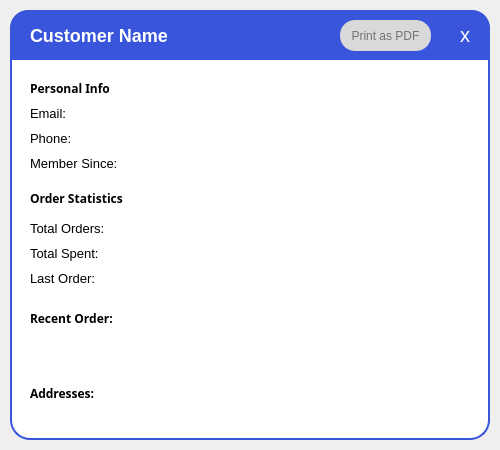
<?xml version="1.0" encoding="UTF-8"?>
<ui version="4.0">
 <class>CustomerDetailsPopup</class>
 <widget class="QWidget" name="CustomerDetailsPopup">
  <property name="geometry">
   <rect>
    <x>0</x>
    <y>0</y>
    <width>500</width>
    <height>450</height>
   </rect>
  </property>
  <property name="minimumSize">
   <size>
    <width>500</width>
    <height>450</height>
   </size>
  </property>
  <property name="maximumSize">
   <size>
    <width>500</width>
    <height>450</height>
   </size>
  </property>
  <property name="windowTitle">
   <string>Customer Details</string>
  </property>
  <widget class="QFrame" name="container_frame">
   <property name="geometry">
    <rect>
     <x>10</x>
     <y>10</y>
     <width>480</width>
     <height>430</height>
    </rect>
   </property>
   <property name="styleSheet">
    <string notr="true">
     QFrame#container_frame {
       background-color: white;
       border: 2px solid #3855DB;
       border-radius: 20px;
     }
    </string>
   </property>
   <widget class="QFrame" name="title_bar">
    <property name="geometry">
     <rect>
      <x>0</x>
      <y>0</y>
      <width>480</width>
      <height>50</height>
     </rect>
    </property>
    <property name="styleSheet">
     <string notr="true">
      QFrame#title_bar {
        background-color: #3855DB;
        border-top-left-radius: 18px;
        border-top-right-radius: 18px;
      }
     </string>
    </property>
    <widget class="QLabel" name="label_title">
     <property name="geometry">
      <rect>
       <x>20</x>
       <y>10</y>
       <width>440</width>
       <height>30</height>
      </rect>
     </property>
     <property name="styleSheet">
      <string notr="true">color: white; font-size: 18px; font-weight: bold;</string>
     </property>
     <property name="text">
      <string>Customer Name</string>
     </property>
    </widget>
    <widget class="QPushButton" name="pushButton_close">
     <property name="geometry">
      <rect>
       <x>440</x>
       <y>10</y>
       <width>30</width>
       <height>30</height>
      </rect>
     </property>
     <property name="styleSheet">
      <string notr="true">
       QPushButton { background-color: transparent; color: white; font-size: 20px; border: none; }
       QPushButton:hover { background-color: rgba(255,255,255,0.2); border-radius: 15px; }
      </string>
     </property>
     <property name="text">
      <string>x</string>
     </property>
    </widget>
    <widget class="QPushButton" name="print">
     <property name="geometry">
      <rect>
       <x>330</x>
       <y>10</y>
       <width>91</width>
       <height>31</height>
      </rect>
     </property>
     <property name="styleSheet">
      <string notr="true">QPushButton {
            background-color: #d9d9d9; /* Example background color */
            color: #737373; /* Example text color */
            border-radius: 15px; /* Adjust this value for desired roundness */
}
QPushButton:hover {
    background-color: #9c9b9b; /* Color when the mouse hovers over it */

}
QPushButton:pressed {
    background-color: #FFFFFF; /* Color when the button is clicked down */
	color: #9c9b9b;
	border-style: outset;
	border-width: 3px;
    border-radius: 15px; /* Adjust this value for desired roundness */
    border-color: #9c9b9b;
}</string>
     </property>
     <property name="text">
      <string>Print as PDF</string>
     </property>
    </widget>
   </widget>
   <widget class="QWidget" name="content_widget" native="true">
    <property name="geometry">
     <rect>
      <x>10</x>
      <y>60</y>
      <width>461</width>
      <height>361</height>
     </rect>
    </property>
    <widget class="QLabel" name="label_personal_info">
     <property name="geometry">
      <rect>
       <x>10</x>
       <y>10</y>
       <width>150</width>
       <height>16</height>
      </rect>
     </property>
     <property name="styleSheet">
      <string notr="true">font-family: Fredoka-SemiBold; font-weight: bold;</string>
     </property>
     <property name="text">
      <string>Personal Info</string>
     </property>
    </widget>
    <widget class="QLabel" name="label_email">
     <property name="geometry">
      <rect>
       <x>10</x>
       <y>35</y>
       <width>50</width>
       <height>16</height>
      </rect>
     </property>
     <property name="font">
      <font>
       <family>Arial</family>
       <pointsize>10</pointsize>
      </font>
     </property>
     <property name="text">
      <string>Email:</string>
     </property>
    </widget>
    <widget class="QLabel" name="value_email">
     <property name="geometry">
      <rect>
       <x>70</x>
       <y>35</y>
       <width>250</width>
       <height>16</height>
      </rect>
     </property>
     <property name="font">
      <font>
       <family>Arial</family>
       <pointsize>10</pointsize>
      </font>
     </property>
     <property name="text">
      <string/>
     </property>
     <property name="wordWrap">
      <bool>true</bool>
     </property>
    </widget>
    <widget class="QLabel" name="label_phone">
     <property name="geometry">
      <rect>
       <x>10</x>
       <y>60</y>
       <width>50</width>
       <height>16</height>
      </rect>
     </property>
     <property name="font">
      <font>
       <family>Arial</family>
       <pointsize>10</pointsize>
      </font>
     </property>
     <property name="text">
      <string>Phone:</string>
     </property>
    </widget>
    <widget class="QLabel" name="value_phone">
     <property name="geometry">
      <rect>
       <x>70</x>
       <y>60</y>
       <width>250</width>
       <height>16</height>
      </rect>
     </property>
     <property name="font">
      <font>
       <family>Arial</family>
       <pointsize>10</pointsize>
      </font>
     </property>
     <property name="text">
      <string/>
     </property>
    </widget>
    <widget class="QLabel" name="label_member_since">
     <property name="geometry">
      <rect>
       <x>10</x>
       <y>85</y>
       <width>100</width>
       <height>16</height>
      </rect>
     </property>
     <property name="font">
      <font>
       <family>Arial</family>
       <pointsize>10</pointsize>
      </font>
     </property>
     <property name="text">
      <string>Member Since:</string>
     </property>
    </widget>
    <widget class="QLabel" name="value_member_since">
     <property name="geometry">
      <rect>
       <x>120</x>
       <y>85</y>
       <width>200</width>
       <height>16</height>
      </rect>
     </property>
     <property name="text">
      <string/>
     </property>
    </widget>
    <widget class="QLabel" name="label_order_stats">
     <property name="geometry">
      <rect>
       <x>10</x>
       <y>120</y>
       <width>150</width>
       <height>16</height>
      </rect>
     </property>
     <property name="styleSheet">
      <string notr="true">font-family: Fredoka-SemiBold; font-weight: bold;</string>
     </property>
     <property name="text">
      <string>Order Statistics</string>
     </property>
    </widget>
    <widget class="QLabel" name="label_total_orders">
     <property name="geometry">
      <rect>
       <x>10</x>
       <y>150</y>
       <width>100</width>
       <height>16</height>
      </rect>
     </property>
     <property name="font">
      <font>
       <family>Arial</family>
       <pointsize>10</pointsize>
      </font>
     </property>
     <property name="text">
      <string>Total Orders:</string>
     </property>
    </widget>
    <widget class="QLabel" name="value_total_orders">
     <property name="geometry">
      <rect>
       <x>120</x>
       <y>150</y>
       <width>171</width>
       <height>16</height>
      </rect>
     </property>
     <property name="font">
      <font>
       <family>Arial</family>
       <pointsize>10</pointsize>
      </font>
     </property>
     <property name="text">
      <string/>
     </property>
    </widget>
    <widget class="QLabel" name="label_total_spent">
     <property name="geometry">
      <rect>
       <x>10</x>
       <y>175</y>
       <width>100</width>
       <height>16</height>
      </rect>
     </property>
     <property name="font">
      <font>
       <family>Arial</family>
       <pointsize>10</pointsize>
      </font>
     </property>
     <property name="text">
      <string>Total Spent:</string>
     </property>
    </widget>
    <widget class="QLabel" name="value_total_spent">
     <property name="geometry">
      <rect>
       <x>120</x>
       <y>175</y>
       <width>171</width>
       <height>16</height>
      </rect>
     </property>
     <property name="font">
      <font>
       <family>Arial</family>
       <pointsize>10</pointsize>
      </font>
     </property>
     <property name="text">
      <string/>
     </property>
    </widget>
    <widget class="QLabel" name="label_last_order">
     <property name="geometry">
      <rect>
       <x>10</x>
       <y>200</y>
       <width>100</width>
       <height>16</height>
      </rect>
     </property>
     <property name="font">
      <font>
       <family>Arial</family>
       <pointsize>10</pointsize>
      </font>
     </property>
     <property name="text">
      <string>Last Order:</string>
     </property>
    </widget>
    <widget class="QLabel" name="value_last_order">
     <property name="geometry">
      <rect>
       <x>120</x>
       <y>200</y>
       <width>250</width>
       <height>16</height>
      </rect>
     </property>
     <property name="font">
      <font>
       <family>Arial</family>
       <pointsize>10</pointsize>
      </font>
     </property>
     <property name="text">
      <string/>
     </property>
    </widget>
    <widget class="QLabel" name="label_recent_order">
     <property name="geometry">
      <rect>
       <x>10</x>
       <y>240</y>
       <width>150</width>
       <height>16</height>
      </rect>
     </property>
     <property name="styleSheet">
      <string notr="true">font-family: Fredoka-SemiBold; font-weight: bold;</string>
     </property>
     <property name="text">
      <string>Recent Order:</string>
     </property>
    </widget>
    <widget class="QLabel" name="value_recent_activity">
     <property name="geometry">
      <rect>
       <x>10</x>
       <y>265</y>
       <width>440</width>
       <height>41</height>
      </rect>
     </property>
     <property name="font">
      <font>
       <family>Arial</family>
       <pointsize>10</pointsize>
      </font>
     </property>
     <property name="text">
      <string/>
     </property>
     <property name="wordWrap">
      <bool>true</bool>
     </property>
    </widget>
    <widget class="QLabel" name="label_order_history">
     <property name="geometry">
      <rect>
       <x>10</x>
       <y>315</y>
       <width>150</width>
       <height>16</height>
      </rect>
     </property>
     <property name="styleSheet">
      <string notr="true">font-family: Fredoka-SemiBold; font-weight: bold;</string>
     </property>
     <property name="text">
      <string>Addresses:</string>
     </property>
    </widget>
    <widget class="QLabel" name="value_Addresses">
     <property name="geometry">
      <rect>
       <x>10</x>
       <y>330</y>
       <width>441</width>
       <height>31</height>
      </rect>
     </property>
     <property name="font">
      <font>
       <family>Arial</family>
       <pointsize>10</pointsize>
      </font>
     </property>
     <property name="text">
      <string/>
     </property>
    </widget>
   </widget>
  </widget>
 </widget>
 <resources>
  <include location="../images/Resc_rc.qrc"/>
 </resources>
 <connections/>
</ui>
